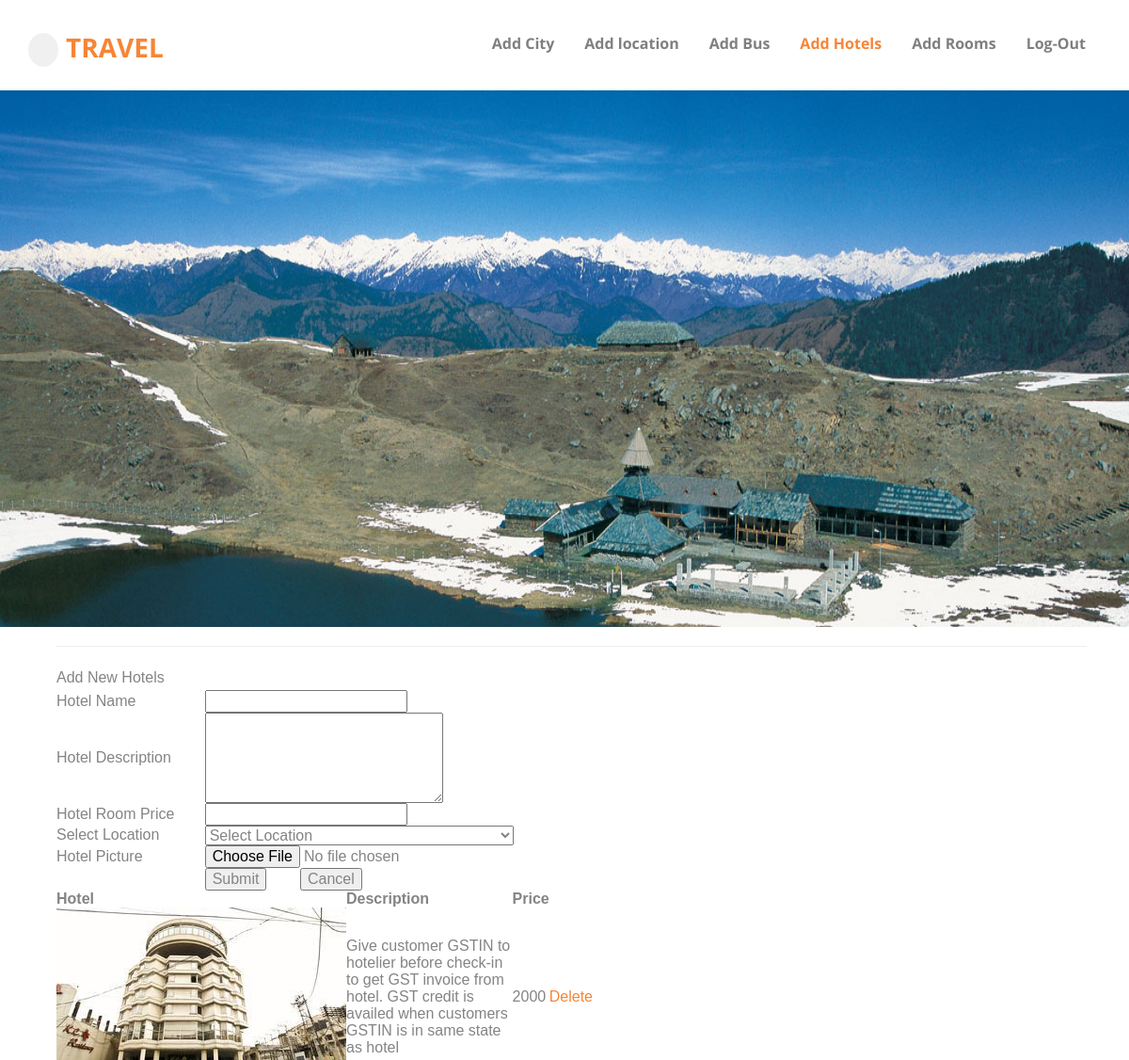
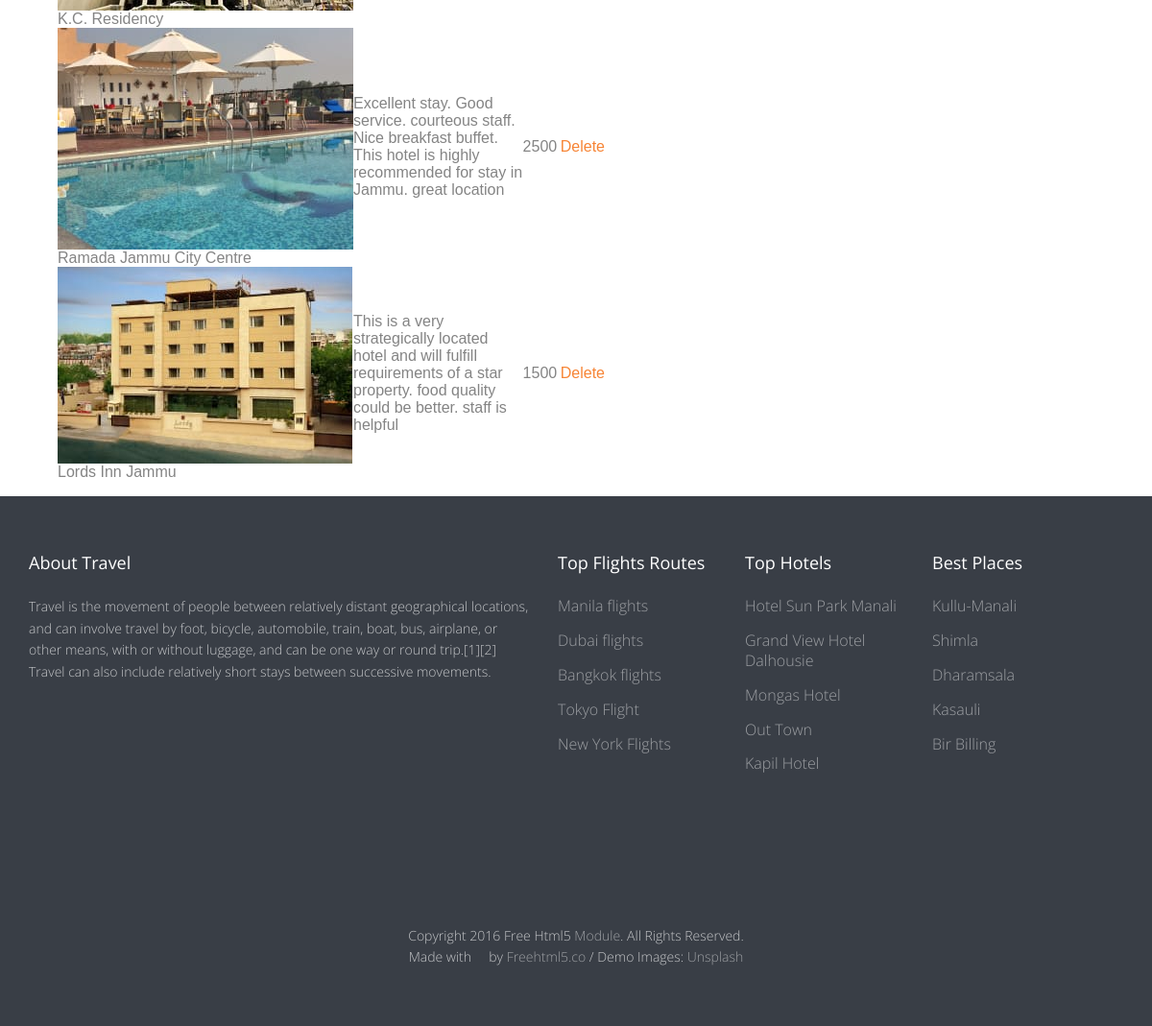
The app's page /admin/index.php with its own data (2 pictures, top to bottom).
### tables this page shows
CREATE TABLE IF NOT EXISTS `tbhotel` (
  `hotelID` int(11) NOT NULL AUTO_INCREMENT,
  `hotelName` varchar(50) NOT NULL,
  `hoteldec` varchar(500) NOT NULL,
  `hotelroomprice` int(11) NOT NULL,
  `hotelloccod` int(11) NOT NULL,
  `hotelpic` varchar(100) NOT NULL,
  PRIMARY KEY (`hotelID`)
);

### admin/index.php (the view, shortened to what this page needs)
<?php
$link=  mysqli_connect("localhost","root","", "d");
?>
<html>
	<head>
        <link rel="stylesheet" href="../Hcss/animate.css">
	<link rel="stylesheet" href="../Hcss/icomoon.css">
	<link rel="stylesheet" href="../Hcss/bootstrap.css">
	<link rel="stylesheet" href="../Hcss/superfish.css">
	<link rel="stylesheet" href="../Hcss/magnific-popup.css">
	<link rel="stylesheet" href="../Hcss/bootstrap-datepicker.min.css">
	<link rel="stylesheet" href="../Hcss/cs-select.css">
	<link rel="stylesheet" href="../Hcss/cs-skin-border.css">
	<link rel="stylesheet" href="../Hcss/style.css">
      <link href="../css/sebastian-carousel.css" rel="stylesheet" type="text/css"/>
	</head>
	<body>
		<div id="fh5co-wrapper">
		<div id="fh5co-page">
		<header id="fh5co-header-section" class="sticky-banner">
			<div class="container">
				<div class="nav-header">
					<h1 id="fh5co-logo"><a href="index.html"><i class="icon-airplane"></i>Travel</a></h1>
					<nav id="fh5co-menu-wrap" role="navigation">
						<ul class="sf-menu" id="fh5co-primary-menu">
                                                    <li ><a href="frmcty.php">Add City</a></li>
                                                    <li><a href="frmloc.php">Add location</a></li>
                                                    <li><a href="frmAddbus.php">Add Bus</a></li>
                                                    <li class="active"><a href="frmhotel.php">Add Hotels</a></li>
                                                    <li><a href="frmhotelroom.php">Add Rooms</a></li>
                                                    <li><a href="../index.php?out=out">Log-Out</a></li>
						</ul>
					</nav>
				</div>
			</div>
		</header>
			<section class="fullwidth">
        <div id="home-carousel" data-sc data-sc-theme="fullwidth" data-sc-autostart="true">
            <div>
                <img src="../SliderImg/1-1.jpg" height="570px" >
            </div>
        </div>
    </section>
        <section class="services">
            <div class="container">
                <hr class="hr">
                <form name="frmcty"  method="Post" action="frmhotel.php" enctype="multipart/form-data">
                    <div class="dd1">  Add New Hotels</div>
                    <table width="50%" class="t1">
                        <tr>
                            <td>
                                Hotel Name
                            </td>
                            <td>
                                <input type="text" name="hotelName" required="" />
                            </td>
                        </tr>
                        <tr>
                            <td>
                                Hotel Description
                            </td>
                            <td>
                                <textarea name="hoteldsc" rows="5" cols="25"></textarea>
                            </td>
                        </tr>
                        <tr>
                            <td>
                                Hotel Room Price
                            </td>
                            <td>
                                <input type="text" name="hotelroomprice" />
                            </td>
                        </tr>
                        <tr>
                            <td>
                                Select Location
                            </td>
                            <td>
                                <select name="hotelloc">
                                    <option value="-1">Select Location</option>
                                </select>
                            </td>
                        </tr>
                        <tr>
                            <td>
                                Hotel Picture
                            </td>
                            <td>
                                <input type="file" name="file"/>
                            </td>
                        </tr>
                        <tr>
                            <td></td>
                            <td>
                                <input type=Submit name=btnsub value=Submit />
                                <input type="Reset" name="btncan" value="Cancel" />
                            </td>
                        </tr>
                    </table>
<?php
        $qry="select * from tbhotel";
        $res=  mysqli_query($link, $qry);
            echo "<table width=50% class=t1><tr><th>Hotel</th><th>Description</th><th>Price</th></tr>";
        while ($r=  mysqli_fetch_row($res))
                {
            echo "<tr><td><img src=../hotelpic/".$r[5]." /><br>".$r[1]."</td>";
 echo "<td>".$r[2]."</td>";
 echo '<td>'.$r[3].'</td>';
 echo "<td><a class=upload href=frmhotel.php?hcod=".$r[0]." >Delete</a><br>";
 echo "</tr>";
        }
        echo "</table>";
?>
                </form>
            </div>
        </section>
	<footer>
			<div id="footer">
				<div class="container">
					<div class="row row-bottom-padded-md">
                                            <div class="col-md-2 col-sm-2 col-xs-12 fh5co-footer-link" style="width: 551px;">
							<h3>About Travel</h3>
                                                        <p>
                                                            Travel is the movement of people between relatively distant geographical locations, and can involve travel by foot, bicycle, automobile, train, boat, bus, airplane, or other means, with or without luggage, and can be one way or round trip.[1][2] Travel can also include relatively short stays between successive movements.
                                                        </p>
						</div>
						<div class="col-md-2 col-sm-2 col-xs-12 fh5co-footer-link">
							<h3>Top Flights Routes</h3>
							<ul>
								<li><a href="#">Manila flights</a></li>
								<li><a href="#">Dubai flights</a></li>
								<li><a href="#">Bangkok flights</a></li>
								<li><a href="#">Tokyo Flight</a></li>
								<li><a href="#">New York Flights</a></li>
							</ul>
						</div>
						<div class="col-md-2 col-sm-2 col-xs-12 fh5co-footer-link">
							<h3>Top Hotels</h3>
							<ul>
                                                            <li><a href="frmholeldetail.php">Hotel Sun Park Manali</a></li>
								<li><a href="frmholeldetail.php">Grand View Hotel Dalhousie </a></li>
								<li><a href="frmholeldetail.php">Mongas Hotel</a></li>
								<li><a href="frmholeldetail.php">Out Town</a></li>
                                                                <li><a href="frmholeldetail.php">Kapil Hotel</a></li>
							</ul>
						</div>
						<div class="col-md-2 col-sm-2 col-xs-12 fh5co-footer-link">
							<h3>Best Places</h3>
							<ul>
                                                            <li><a href="frmlocdetail.php">Kullu-Manali</a></li>
								<li><a href="frmlocdetail.php">Shimla</a></li>
								<li><a href="frmlocdetail.php">Dharamsala</a></li>
								<li><a href="frmlocdetail.php">Kasauli</a></li>
                                                                <li><a href="frmlocdetail.php">Bir Billing</a></li>
							</ul>
						</div>
					</div>
					<div class="row">
						<div class="col-md-6 col-md-offset-3 text-center">
							<p class="fh5co-social-icons">
								<a href="#"><i class="icon-twitter2"></i></a>
								<a href="#"><i class="icon-facebook2"></i></a>
								<a href="#"><i class="icon-instagram"></i></a>
								<a href="#"><i class="icon-dribbble2"></i></a>
								<a href="#"><i class="icon-youtube"></i></a>
							</p>
							<p>Copyright 2016 Free Html5 <a href="#">Module</a>. All Rights Reserved. <br>Made with <i class="icon-heart3"></i> by <a href="http://freehtml5.co/" target="_blank">Freehtml5.co</a> / Demo Images: <a href="https://unsplash.com/" target="_blank">Unsplash</a></p>
						</div>
					</div>
				</div>
			</div>
		</footer>
	</div>
	</div>
	</body>
</html>

### Hcss/icomoon.css (style rules this page uses)
[class^="icon-"], [class*=" icon-"] { font-family: 'icomoon' !important; speak: none; font-style: normal; font-weight: normal; font-variant: normal; text-transform: none; line-height: 1; -webkit-font-smoothing: antialiased; -moz-osx-font-smoothing: grayscale; }
.icon-heart3:before { content: "\e9b6"; }
.icon-dribbble2:before { content: "\ea66"; }
.icon-facebook2:before { content: "\ea68"; }
.icon-instagram:before { content: "\ea70"; }
.icon-twitter2:before { content: "\ea7d"; }
.icon-youtube:before { content: "\ea81"; }
.icon-airplane:before { content: "\eb6d"; }

### Hcss/superfish.css (style rules this page uses)
.sf-menu, .sf-menu * { margin: 0; padding: 0; list-style: none; }
.sf-menu li { position: relative; }
.sf-menu > li { float: left; }
.sf-menu a { display: block; position: relative; }
.sf-menu { float: left; margin-bottom: 1em; }
.sf-menu a { border-left: 1px solid #fff; border-top: 1px solid #dFeEFF; border-top: 1px solid rgba(255,255,255,.5); padding: .75em 1em; text-decoration: none; zoom: 1; }
.sf-menu a { color: #13a; }
.sf-menu li { background: #BDD2FF; white-space: nowrap; *white-space: normal; -webkit-transition: background .2s; transition: background .2s; }

### css/sebastian-carousel.css (style rules this page uses)
.sebas-carousel { display:block;position:relative }
.sebas-carousel,.sebas-carousel * { -webkit-box-sizing:border-box;box-sizing:border-box }
.sebas-carousel.sebas-carousel--fade .sebas-carousel__slide { -webkit-transition:opacity .4s ease-in-out;transition:opacity .4s ease-in-out }
.sebas-carousel.sebas-carousel--fullwidth,.sebas-carousel.sebas-carousel--fullwidth .sebas-carousel__slide { width:100% }
.sebas-carousel .sebas-carousel__slide { position:absolute;top:0;opacity:0;display:block;z-index:1 }
.sebas-carousel .sebas-carousel__slide img { width:100% }
.sebas-carousel .sebas-carousel__slide.sebas-carousel__slide--active { left:0;opacity:1;z-index:2 }

### admin/index.php (style rules this page uses)
html, body { margin: 0; padding: 0; }
html * { box-sizing: border-box; }
body { font-family: Arial, sans-serif; }
header h1 { text-align: center; }
section { width: 100%; max-width: 1110px; margin-left: auto; margin-right: auto; overflow: hidden; }
section.fullwidth { max-width: 100%; padding-left: 0; padding-right: 0; }

### records on screen
tbhotel: hotelpic (picture), hotelName "K.C. Residency", hoteldec "Give customer GSTIN to hotelier before check-in to get GST invoice from hotel. GST credit is availed when customers GSTIN is in same state as hotel", hotelroomprice "2000"
tbhotel: hotelpic (picture), hotelName "Ramada Jammu City Centre", hoteldec "Excellent stay. Good service. courteous staff. Nice breakfast buffet. This hotel is highly recommended for stay in Jammu. great location", hotelroomprice "2500"
tbhotel: hotelpic (picture), hotelName "Lords Inn Jammu", hoteldec "This is a very strategically located hotel and will fulfill requirements of a star property. food quality could be better. staff is helpful", hotelroomprice "1500"
